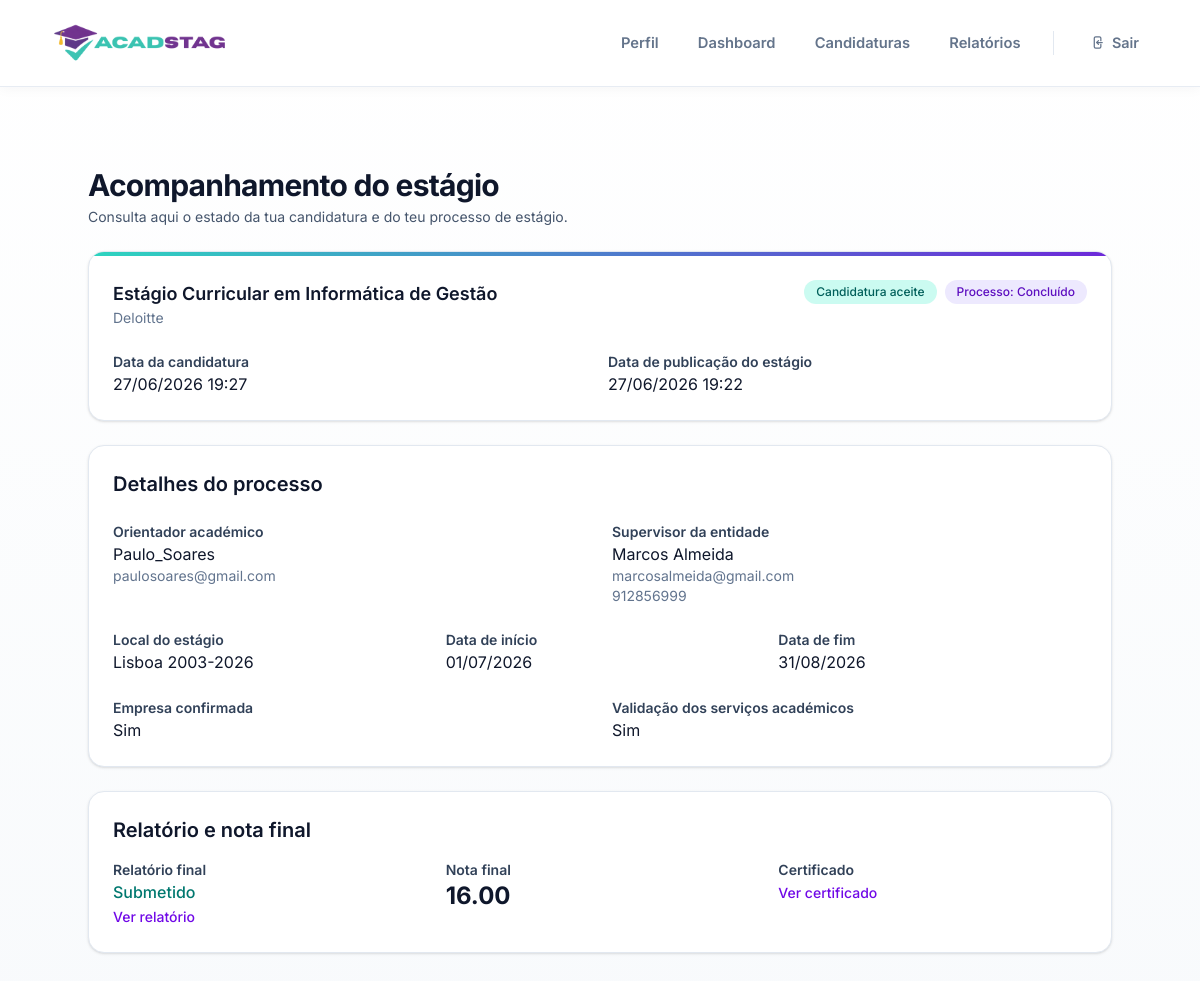
/candidaturas/1/acompanhamento/ (signed in), run on the app's committed database.
### candidaturas/models.py (models this page shows, shortened)
class Candidatura(models.Model):
    class Status(models.TextChoices):
        SUBMETIDA = "SUBMETIDA", "Submetida"
        ACEITE = "ACEITE", "Aceite"
        REJEITADA = "REJEITADA", "Rejeitada"
    aluno = models.ForeignKey(
        User,
        on_delete=models.CASCADE,
        related_name="candidaturas",
        limit_choices_to={"role": "ALUNO"},
    )
    estagio = models.ForeignKey(
        Estagio,
        on_delete=models.CASCADE,
        related_name="candidaturas",
    )
    cv = models.FileField(
        upload_to=upload_cv_path,
        validators=[FileExtensionValidator(allowed_extensions=["pdf"])],
        null=True,
        blank=True,
    )
    comprovativo_frequencia = models.FileField(
        upload_to=upload_comprovativo_path,
        validators=[FileExtensionValidator(allowed_extensions=["pdf"])],
        null=True,
        blank=True,
    )
    status = models.CharField(
        max_length=20,
        choices=Status.choices,
        default=Status.SUBMETIDA,
    )
    data_candidatura = models.DateTimeField(auto_now_add=True)
    class Meta:
        unique_together = ("aluno", "estagio")
        ordering = ["-data_candidatura"]

### estagios/models.py (models this page shows, shortened)
class Estagio(models.Model):
    titulo = models.CharField(max_length=200)
    descricao = models.TextField()
    area = models.CharField(max_length=100)
    duracao_meses = models.PositiveIntegerField(
        validators=[
            MinValueValidator(1),
            MaxValueValidator(12),
        ]
    )
    ativo = models.BooleanField(default=True)
    data_criacao = models.DateTimeField(auto_now_add=True)
    empresa = models.ForeignKey(
        Empresa,
        on_delete=models.CASCADE,
        related_name="estagios"
    )

### empresas/models.py (models this page shows, shortened)
class Empresa(models.Model):
    user = models.OneToOneField(
        User,
        on_delete=models.CASCADE,
        related_name="empresa",
        limit_choices_to={"role": "EMPRESA"},
    )
    nome = models.CharField(max_length=200)
    area = models.CharField(max_length=120, blank=True)
    contacto = models.CharField(max_length=120, blank=True)
    morada = models.CharField(max_length=200, blank=True)
    nif = models.CharField(max_length=20, blank=True)

### processos/models.py (models this page shows, shortened)
class ProcessoEstagio(models.Model):
    class Estado(models.TextChoices):
        PREPARACAO = "PREPARACAO", "Preparação"
        EM_CURSO = "EM_CURSO", "Em curso"
        EM_AVALIACAO = "EM_AVALIACAO", "Em avaliação"
        CONCLUIDO = "CONCLUIDO", "Concluído"
    candidatura = models.OneToOneField(
        Candidatura,
        on_delete=models.CASCADE,
        related_name="processo",
    )
    orientador = models.ForeignKey(
        User,
        on_delete=models.SET_NULL,
        null=True,
        blank=True,
        related_name="processos_orientados",
        limit_choices_to={"role": "ORIENTADOR"},
    )
    supervisor_nome = models.CharField(max_length=150, blank=True)
    supervisor_email = models.EmailField(blank=True)
    supervisor_telefone = models.CharField(max_length=30, blank=True)
    supervisor_cargo = models.CharField(max_length=120, blank=True)
    local_estagio = models.CharField(max_length=200, blank=True)
    data_inicio = models.DateField(null=True, blank=True)
    data_fim = models.DateField(null=True, blank=True)
    acordo_estagio = models.FileField(
        upload_to="acordos_estagio/",
        validators=[FileExtensionValidator(allowed_extensions=["pdf"])],
        null=True,
        blank=True,
    )
    estado = models.CharField(
        max_length=30,
        choices=Estado.choices,
        default=Estado.PREPARACAO,
    )
    empresa_confirmada = models.BooleanField(default=False)
    validado_servicos_academicos = models.BooleanField(default=False)
    nota_final = models.DecimalField(
        max_digits=4,
        decimal_places=2,
        null=True,
        blank=True,
    )
    nota_publicada = models.BooleanField(default=False)
    criado_em = models.DateTimeField(auto_now_add=True)
    atualizado_em = models.DateTimeField(auto_now=True)
    class Meta:
        ordering = ["-criado_em"]

### users/models.py (models this page shows, shortened)
class User(AbstractUser):
    class Roles(models.TextChoices):
        ALUNO = "ALUNO", "Aluno"
        EMPRESA = "EMPRESA", "Empresa"
        ORIENTADOR = "ORIENTADOR", "Orientador"
        ADMIN = "ADMIN", "Administrador"
    role = models.CharField(
        max_length=20,
        choices=Roles.choices,
        default=Roles.ALUNO
    )
    email = models.EmailField(unique=True, blank=True, null=True)

### candidaturas/views.py (the view)
# urls.py: path("<int:pk>/acompanhamento/", views.acompanhamento_estagio, name="acompanhamento"),
@login_required
@role_required("ALUNO", message="Acesso restrito a alunos.")
def acompanhamento_estagio(request, pk):
    candidatura = get_object_or_404(
        Candidatura.objects.select_related(
            "estagio",
            "estagio__empresa",
            "processo",
            "processo__orientador",
        ),
        pk=pk,
        aluno=request.user,
    )
    processo = getattr(candidatura, "processo", None)
    relatorio = getattr(candidatura, "relatorio", None)
    avaliacao = getattr(candidatura, "avaliacao", None)
    context = {
        "candidatura": candidatura,
        "processo": processo,
        "relatorio": relatorio,
        "avaliacao": avaliacao,
    }
    return render(request, "candidaturas/acompanhamento.html", context)

### templates/candidaturas/acompanhamento.html
{% extends "base.html" %}
{% block content %}
<div class="max-w-5xl mx-auto py-8 space-y-6">
  <div>
    <h1 class="text-3xl font-bold tracking-tight text-slate-900">Acompanhamento do estágio</h1>
    <p class="mt-1 text-sm text-slate-600">Consulta aqui o estado da tua candidatura e do teu processo de estágio.</p>
  </div>
  <div class="overflow-hidden rounded-2xl border border-slate-200 bg-white shadow-sm">
    <div style="height:4px;background:linear-gradient(90deg,#2dd4bf,#6d28d9)"></div>
    <div class="space-y-4 p-6">
      <div class="flex flex-wrap items-start justify-between gap-4">
        <div>
          <h2 class="text-lg font-semibold text-slate-900">{{ candidatura.estagio.titulo }}</h2>
          <p class="text-sm text-slate-500">{{ candidatura.estagio.empresa.nome }}</p>
        </div>
        <div class="flex flex-wrap gap-2">
          {% if candidatura.status == "SUBMETIDA" %}
            <span class="inline-flex items-center rounded-full bg-amber-100 px-3 py-1 text-xs font-medium text-amber-800">Candidatura submetida</span>
          {% elif candidatura.status == "ACEITE" %}
            <span class="inline-flex items-center rounded-full bg-teal-100 px-3 py-1 text-xs font-medium text-teal-800">Candidatura aceite</span>
          {% elif candidatura.status == "REJEITADA" %}
            <span class="inline-flex items-center rounded-full bg-rose-100 px-3 py-1 text-xs font-medium text-rose-800">Candidatura rejeitada</span>
          {% endif %}
          {% if processo %}
            <span class="inline-flex items-center rounded-full bg-violet-100 px-3 py-1 text-xs font-medium text-violet-800">Processo: {{ processo.get_estado_display }}</span>
          {% endif %}
        </div>
      </div>
      <div class="grid gap-4 pt-2 md:grid-cols-2">
        <div>
          <h3 class="text-sm font-semibold text-slate-700">Data da candidatura</h3>
          <p class="text-slate-900">{{ candidatura.data_candidatura|date:"d/m/Y H:i" }}</p>
        </div>
        <div>
          <h3 class="text-sm font-semibold text-slate-700">Data de publicação do estágio</h3>
          <p class="text-slate-900">{{ candidatura.estagio.data_criacao|date:"d/m/Y H:i" }}</p>
        </div>
      </div>
    </div>
  </div>
  {% if processo %}
  <div class="space-y-6 rounded-2xl border border-slate-200 bg-white p-6 shadow-sm">
    <h2 class="text-xl font-semibold text-slate-900">Detalhes do processo</h2>
    <div class="grid gap-6 md:grid-cols-2">
      <div>
        <h3 class="text-sm font-semibold text-slate-700">Orientador académico</h3>
        {% if processo.orientador %}
          <p class="text-slate-900">{{ processo.orientador.get_full_name|default:processo.orientador.username }}</p>
          {% if processo.orientador.email %}<p class="text-sm text-slate-500">{{ processo.orientador.email }}</p>{% endif %}
        {% else %}
          <p class="text-slate-400">Ainda não atribuído</p>
        {% endif %}
      </div>
      <div>
        <h3 class="text-sm font-semibold text-slate-700">Supervisor da entidade</h3>
        {% if processo.supervisor_nome %}
          <p class="text-slate-900">{{ processo.supervisor_nome }}</p>
          {% if processo.supervisor_email %}<p class="text-sm text-slate-500">{{ processo.supervisor_email }}</p>{% endif %}
          {% if processo.supervisor_telefone %}<p class="text-sm text-slate-500">{{ processo.supervisor_telefone }}</p>{% endif %}
        {% else %}
          <p class="text-slate-400">Ainda não definido</p>
        {% endif %}
      </div>
    </div>
    <div class="grid gap-6 md:grid-cols-3">
      <div>
        <h3 class="text-sm font-semibold text-slate-700">Local do estágio</h3>
        <p class="text-slate-900">{{ processo.local_estagio|default:"Ainda não definido" }}</p>
      </div>
      <div>
        <h3 class="text-sm font-semibold text-slate-700">Data de início</h3>
        <p class="text-slate-900">{% if processo.data_inicio %}{{ processo.data_inicio|date:"d/m/Y" }}{% else %}Ainda não definida{% endif %}</p>
      </div>
      <div>
        <h3 class="text-sm font-semibold text-slate-700">Data de fim</h3>
        <p class="text-slate-900">{% if processo.data_fim %}{{ processo.data_fim|date:"d/m/Y" }}{% else %}Ainda não definida{% endif %}</p>
      </div>
    </div>
    <div class="grid gap-6 md:grid-cols-2">
      <div>
        <h3 class="text-sm font-semibold text-slate-700">Empresa confirmada</h3>
        <p class="text-slate-900">{% if processo.empresa_confirmada %}Sim{% else %}Não{% endif %}</p>
      </div>
      <div>
        <h3 class="text-sm font-semibold text-slate-700">Validação dos serviços académicos</h3>
        <p class="text-slate-900">{% if processo.validado_servicos_academicos %}Sim{% else %}Não{% endif %}</p>
      </div>
    </div>
  </div>
  {% endif %}
  <div class="space-y-4 rounded-2xl border border-slate-200 bg-white p-6 shadow-sm">
    <h2 class="text-xl font-semibold text-slate-900">Relatório e nota final</h2>
    <div class="grid gap-6 md:grid-cols-3">
      <div>
        <h3 class="text-sm font-semibold text-slate-700">Relatório final</h3>
        {% if relatorio %}
          <p class="font-medium text-teal-700">Submetido</p>
          {% if relatorio.ficheiro %}<a href="{{ relatorio.ficheiro.url }}" target="_blank" class="text-sm font-medium text-violet-700 hover:underline">Ver relatório</a>{% endif %}
        {% else %}
          <p class="text-slate-400">Ainda não submetido</p>
        {% endif %}
      </div>
      <div>
        <h3 class="text-sm font-semibold text-slate-700">Nota final</h3>
        {% if processo and processo.nota_publicada and processo.nota_final %}
          <p class="text-2xl font-bold text-slate-900">{{ processo.nota_final }}</p>
        {% else %}
          <p class="text-slate-400">Ainda não publicada</p>
        {% endif %}
      </div>
      <div>
        <h3 class="text-sm font-semibold text-slate-700">Certificado</h3>
        {% if processo and processo.certificado and processo.certificado.ativo %}
          <a href="{% url 'certificados:aluno_detalhe' processo.pk %}" class="text-sm font-medium text-violet-700 hover:underline">Ver certificado</a>
        {% else %}
          <p class="text-slate-400">Ainda não disponível</p>
        {% endif %}
      </div>
    </div>
  </div>
</div>
{% endblock %}

### templates/base.html (style rules this page uses)
:root { --teal: #2DD4BF; --teal-dk: #14B8A6; --purple: #6D28D9; --purple-hover: #5B21B6; --purple-lt: #F3E8FF; --gold: #F59E0B; --ink: #0F172A; --ink-mid: #64748B; --surface: #F8FAFC; --border: #E2E8F0; }
*, *::before, *::after { box-sizing: border-box; }
body { margin: 0; font-family: 'Inter', sans-serif; background: linear-gradient(to bottom, #ffffff, var(--surface)); color: var(--ink); -webkit-font-smoothing: antialiased; }
a { transition: color .18s ease; }

### data on the page
Candidatura: estagio.titulo "Estágio Curricular em Informática de Gestão", estagio.empresa.nome "Deloitte", data_candidatura "27/06/2026 19:27", estagio.data_criacao "27/06/2026 19:22"
ProcessoEstagio: estado "Concluído", orientador.get_full_name "Paulo_Soares", orientador.email "paulosoares@gmail.com", supervisor_nome "Marcos Almeida", supervisor_email "marcosalmeida@gmail.com", supervisor_telefone "912856999", local_estagio "Lisboa 2003-2026", data_inicio "01/07/2026", data_fim "31/08/2026", nota_final "16.00"
